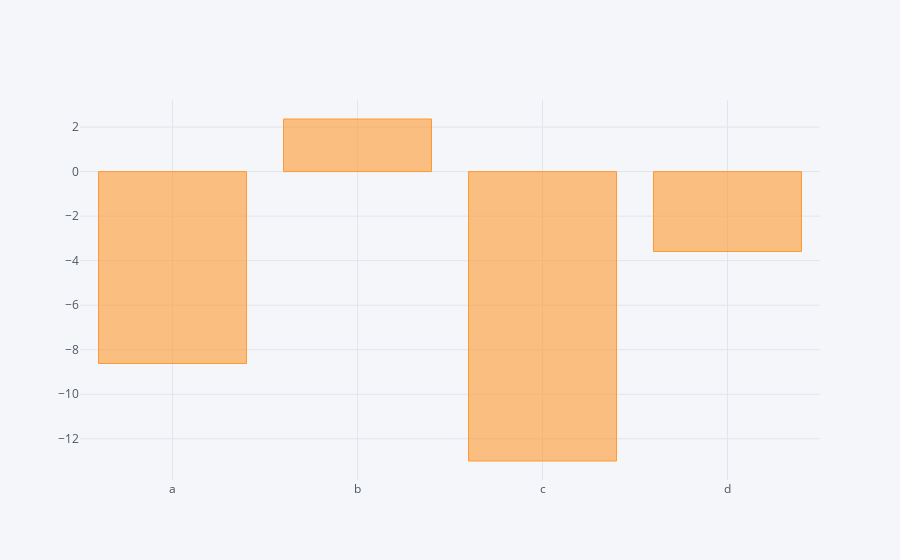

The notebook cell saved with this chart:
### Code cell
#we can also do
df1.sum().iplot(kind="bar")

### Figure 1 — Plotly figure (JSON) as saved in the notebook; plotly's stock layout.template omitted (floating-point values rounded to 4 significant figures)
{"data": [{"marker": {"color": "rgba(255, 153, 51, 0.6)", "line": {"color": "rgba(255, 153, 51, 1.0)", "width": 1}}, "name": "None", "orientation": "v", "text": "", "type": "bar", "uid": "e81d4464-f6e9-4942-a6cc-83964abea665", "x": ["a", "b", "c", "d"], "y": [-8.62, 2.362, -13.0, -3.589]}], "layout": {"legend": {"bgcolor": "#F5F6F9", "font": {"color": "#4D5663"}}, "paper_bgcolor": "#F5F6F9", "plot_bgcolor": "#F5F6F9", "title": {"font": {"color": "#4D5663"}}, "xaxis": {"gridcolor": "#E1E5ED", "showgrid": true, "tickfont": {"color": "#4D5663"}, "title": {"font": {"color": "#4D5663"}, "text": ""}, "zerolinecolor": "#E1E5ED"}, "yaxis": {"gridcolor": "#E1E5ED", "showgrid": true, "tickfont": {"color": "#4D5663"}, "title": {"font": {"color": "#4D5663"}, "text": ""}, "zerolinecolor": "#E1E5ED"}}}
